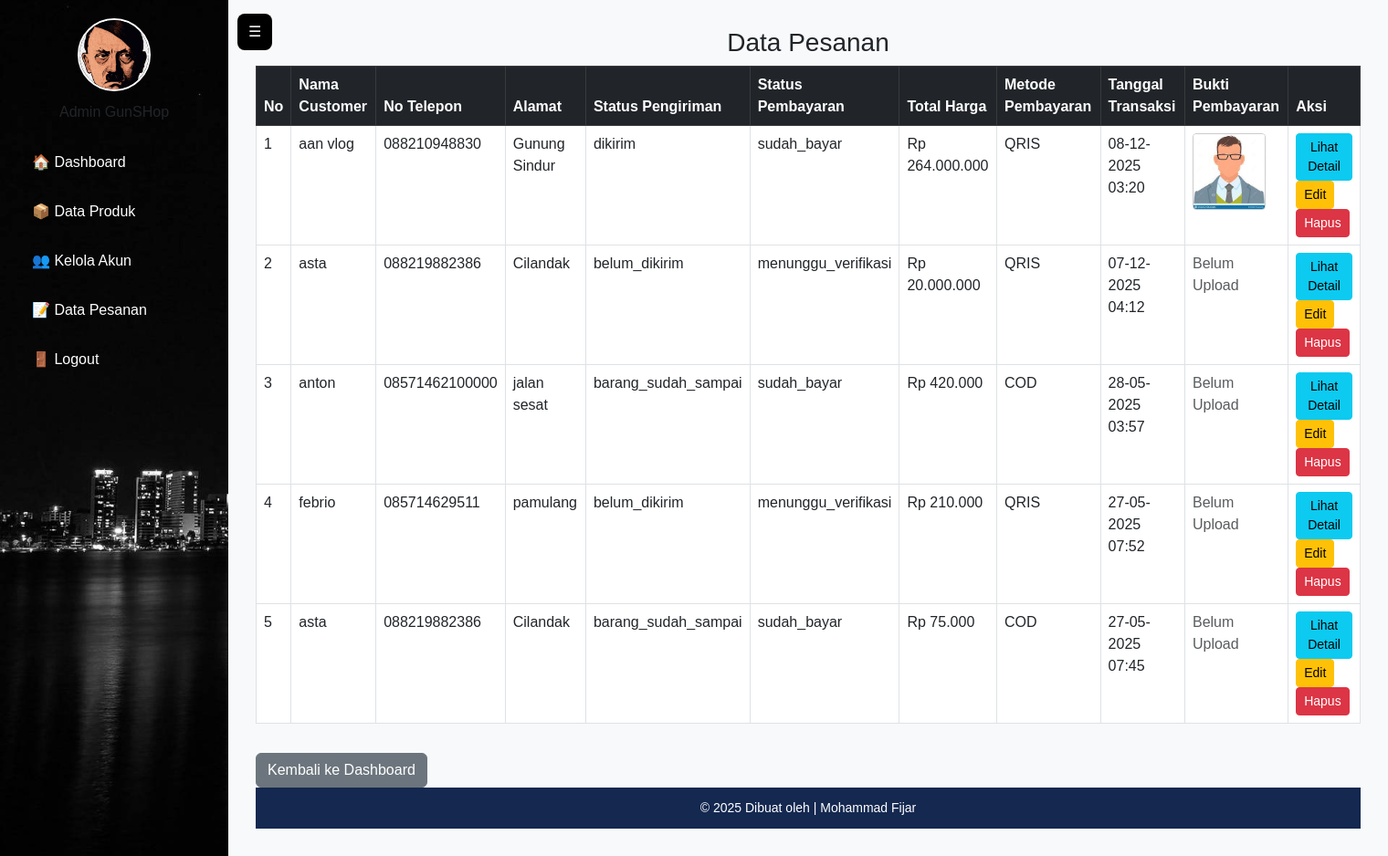
Page /pesanan.php (signed in) on the committed database.
### tables this page shows
CREATE TABLE `transaksi` (
  `id` int(11) NOT NULL,
  `user_id` int(11) DEFAULT NULL,
  `total_harga` decimal(12,2) NOT NULL,
  `metode_pembayaran` varchar(30) DEFAULT NULL,
  `status_pembayaran` enum('belum_bayar','menunggu_verifikasi','sudah_bayar') NOT NULL DEFAULT 'belum_bayar',
  `tanggal_transaksi` timestamp NOT NULL DEFAULT current_timestamp(),
  `keterangan` text DEFAULT NULL,
  `deleted_at` timestamp NULL DEFAULT NULL,
  `bukti_pembayaran` varchar(255) DEFAULT NULL,
  `status_pengiriman` enum('belum_dikirim','dikirim','barang_sudah_sampai','selesai') DEFAULT 'belum_dikirim'
);

CREATE TABLE `customer` (
  `id` int(20) NOT NULL,
  `user_id` int(20) DEFAULT NULL,
  `nama` varchar(25) DEFAULT NULL,
  `no_telepon` varchar(15) DEFAULT NULL,
  `alamat` text DEFAULT NULL,
  `status_pesanan` enum('sudah_menunggu_formalisasi','sedang_diproses','selesai') DEFAULT 'sedang_diproses',
  `metode_pembayaran` varchar(30) DEFAULT NULL,
  `created_at` timestamp NOT NULL DEFAULT current_timestamp(),
  `updated_at` timestamp NOT NULL DEFAULT current_timestamp() ON UPDATE current_timestamp()
);

### pesanan.php (the view, shortened to what this page needs)
<?php
include 'koneksi.php';
$allowed_sort = ['nama', 'total_harga'];
$allowed_order = ['asc', 'desc'];
$sort = in_array($_GET['sort'] ?? '', $allowed_sort) ? $_GET['sort'] : 't.id';
$order = in_array(strtolower($_GET['order'] ?? ''), $allowed_order) ? strtoupper($_GET['order']) : 'DESC';
$sort_column = match($sort) {
    'nama' => 'c.nama',
    'total_harga' => 't.total_harga',
    default => 't.id'
};
$query = "
    SELECT
        t.id AS transaksi_id,
        t.total_harga,
        t.metode_pembayaran,
        t.status_pembayaran,
        t.status_pengiriman,
        t.tanggal_transaksi,
        t.bukti_pembayaran,
        c.nama AS nama_customer,
        c.no_telepon,
        c.alamat
    FROM transaksi t
    JOIN customer c ON t.user_id = c.user_id
    ORDER BY $sort_column $order
";
$pesanan = mysqli_query($conn, $query);
function toggle_order($current_order) {
    return strtolower($current_order) === 'asc' ? 'desc' : 'asc';
}
function get_sort_icon($column, $current_sort, $current_order) {
    if ($column !== $current_sort) return '';
    return strtolower($current_order) === 'asc' ? ' ▲' : ' ▼';
}
?>
<!DOCTYPE html>
<html>
<head>
    <link rel="stylesheet" href="https://cdn.jsdelivr.net/npm/bootstrap@5.3.0/dist/css/bootstrap.min.css">
</head>
<body>
<?php include 'sidebar_admin.php'; ?>
<div class="content">
    <h3 class="text-center">Data Pesanan</h3>
    <div class="table-responsive">
        <table class="table table-bordered table-hover">
            <thead class="table-dark">
                <tr>
                    <th>No</th>
                    <th>
                        <a href="?sort=nama&order=<?= toggle_order($order) ?>">
                            Nama Customer<?= get_sort_icon('nama', $sort, $order) ?>
                        </a>
                    </th>
                    <th>No Telepon</th>
                    <th>Alamat</th>
                    <th>Status Pengiriman</th>
                    <th>Status Pembayaran</th>
                    <th>
                        <a href="?sort=total_harga&order=<?= toggle_order($order) ?>">
                            Total Harga<?= get_sort_icon('total_harga', $sort, $order) ?>
                        </a>
                    </th>
                    <th>Metode Pembayaran</th>
                    <th>Tanggal Transaksi</th>
                    <th>Bukti Pembayaran</th>
                    <th>Aksi</th>
                </tr>
            </thead>
            <tbody>
                <?php $no = 1; while($row = mysqli_fetch_assoc($pesanan)): ?>
                <tr>
                    <td><?= $no++ ?></td>
                    <td><?= htmlspecialchars($row['nama_customer']) ?></td>
                    <td><?= htmlspecialchars($row['no_telepon']) ?></td>
                    <td><?= htmlspecialchars($row['alamat']) ?></td>
                    <td><?= htmlspecialchars($row['status_pengiriman']) ?? 'Belum diproses' ?></td>
                    <td><?= htmlspecialchars($row['status_pembayaran']) ?></td>
                    <td>Rp <?= number_format($row['total_harga'], 0, ',', '.') ?></td>
                    <td><?= htmlspecialchars($row['metode_pembayaran']) ?></td>
                    <td><?= date('d-m-Y H:i', strtotime($row['tanggal_transaksi'])) ?></td>
                    <td>
                        <?php if (!empty($row['bukti_pembayaran'])): ?>
                            <a href="uploads/<?= htmlspecialchars($row['bukti_pembayaran']) ?>" target="_blank">
                                <img src="uploads/<?= htmlspecialchars($row['bukti_pembayaran']) ?>" alt="Bukti" style="width:80px; height:auto; border:1px solid #ccc; border-radius:4px;">
                            </a>
                        <?php else: ?>
                            <span class="text-muted">Belum Upload</span>
                        <?php endif; ?>
                    </td>
                    <td>
                        <a href="detail_transaksi.php?id=<?= $row['transaksi_id'] ?>" class="btn btn-info btn-sm">Lihat Detail</a>
                        <a href="edit_pesanan.php?id=<?= $row['transaksi_id'] ?>" class="btn btn-warning btn-sm">Edit</a>
                        <a href="hapus_pesanan.php?id=<?= $row['transaksi_id'] ?>" class="btn btn-danger btn-sm" onclick="return confirm('Yakin hapus pesanan ini?')">Hapus</a>
                    </td>
                </tr>
                <?php endwhile; ?>
            </tbody>
        </table>
    </div>
    <a href="dashboard_admin.php" class="btn btn-secondary mt-3">Kembali ke Dashboard</a>
    <?php include 'footer.php'; ?>
</div>
</body>
</html>

### pesanan.php (style rules this page uses)
body { display: flex; min-height: 100vh; margin: 0; font-family: Arial, sans-serif; }
.content { flex: 1; padding: 30px; padding-left: 280px; background-color: #f8f9fa; }
.table-responsive { overflow-x: auto; }
th a { color: white; text-decoration: none; }

### rows in the picture
transaksi: customer.nama "aan vlog", customer.no_telepon "088210948830", customer.alamat "Gunung Sindur", status_pengiriman "dikirim", status_pembayaran "sudah_bayar", total_harga "264.000.000", metode_pembayaran "QRIS", tanggal_transaksi "08-12-2025 03:20", bukti_pembayaran (picture)
transaksi: customer.nama "asta", customer.no_telepon "088219882386", customer.alamat "Cilandak", status_pengiriman "belum_dikirim", status_pembayaran "menunggu_verifikasi", total_harga "20.000.000", metode_pembayaran "QRIS", tanggal_transaksi "07-12-2025 04:12", shows "Belum Upload"
transaksi: customer.nama "anton", customer.no_telepon "08571462100000", customer.alamat "jalan sesat", status_pengiriman "barang_sudah_sampai", status_pembayaran "sudah_bayar", total_harga "420.000", metode_pembayaran "COD", tanggal_transaksi "28-05-2025 03:57", shows "Belum Upload"
transaksi: customer.nama "febrio", customer.no_telepon "085714629511", customer.alamat "pamulang", status_pengiriman "belum_dikirim", status_pembayaran "menunggu_verifikasi", total_harga "210.000", metode_pembayaran "QRIS", tanggal_transaksi "27-05-2025 07:52", shows "Belum Upload"
transaksi: customer.nama "asta", customer.no_telepon "088219882386", customer.alamat "Cilandak", status_pengiriman "barang_sudah_sampai", status_pembayaran "sudah_bayar", total_harga "75.000", metode_pembayaran "COD", tanggal_transaksi "27-05-2025 07:45", shows "Belum Upload"

### other values in the picture
$_SESSION['name'] "Admin GunSHop"
